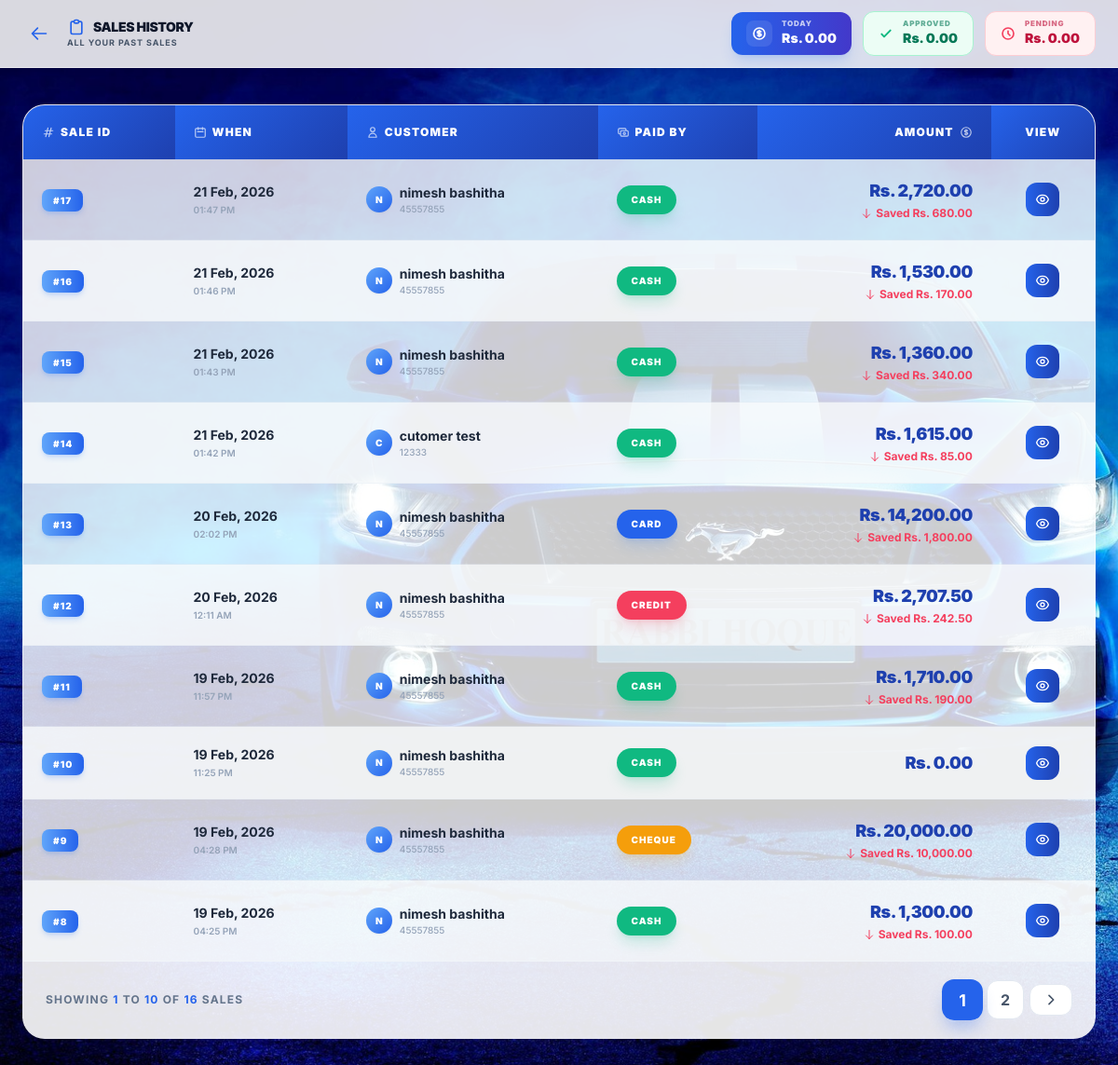
Page /cashier/history.php (signed in) on the earlier database version.
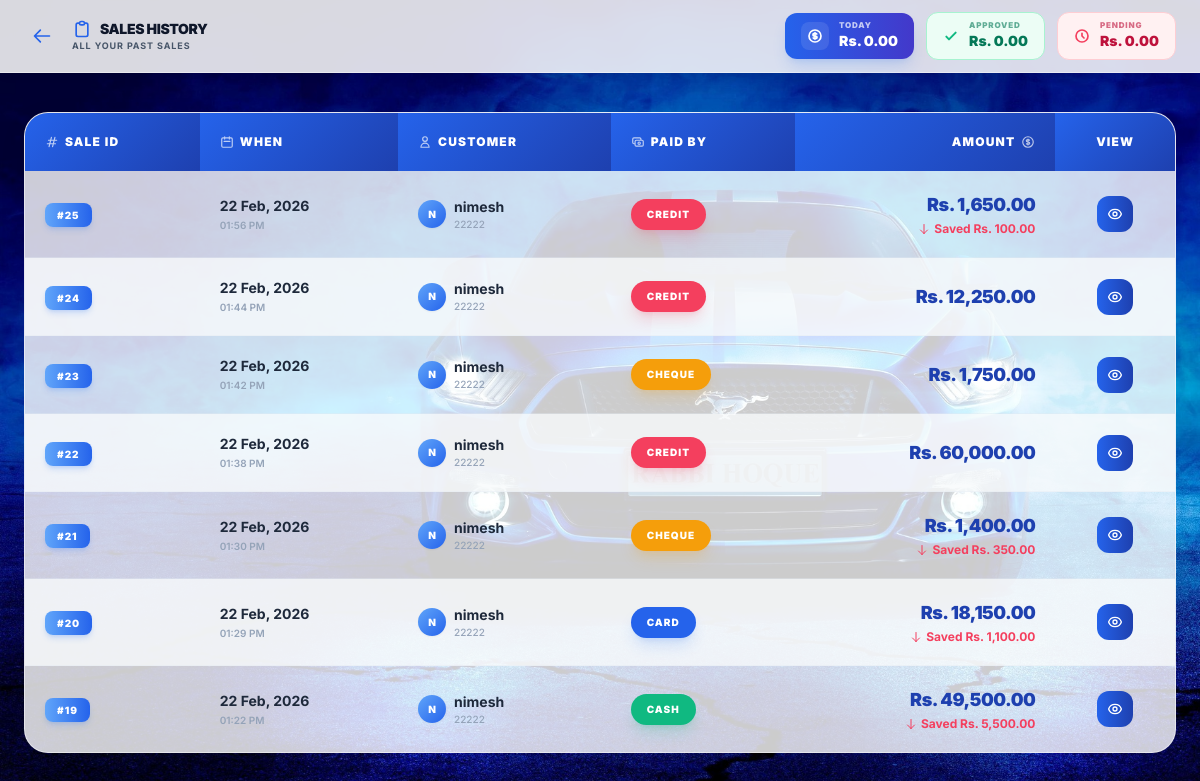
Same page on the later database version.
### tables this page shows
CREATE TABLE `sales` (
  `id` int(11) NOT NULL,
  `customer_id` int(11) DEFAULT NULL,
  `user_id` int(11) NOT NULL,
  `total_amount` decimal(15,2) NOT NULL,
  `discount` decimal(15,2) DEFAULT 0.00,
  `final_amount` decimal(15,2) NOT NULL,
  `payment_method` enum('cash','card','cheque','credit') NOT NULL,
  `created_at` datetime DEFAULT current_timestamp(),
  `payment_status` enum('pending','approved','rejected') DEFAULT 'approved'
);

CREATE TABLE `customers` (
  `id` int(11) NOT NULL,
  `name` varchar(100) NOT NULL,
  `contact` varchar(20) DEFAULT NULL,
  `address` text DEFAULT NULL,
  `created_at` datetime DEFAULT current_timestamp()
);

### cashier/history.php (the view, shortened to what the changed rows need)
<?php
require_once '../includes/config.php';
?>
<!DOCTYPE html>
<html lang="en">
<head>
    <script src="https://cdn.tailwindcss.com"></script>
</head>
<body class="bg-main min-h-screen relative">
    <nav class="glass-nav fixed w-full z-30 top-0">
        <div class="px-4 md:px-6 py-3 flex justify-between items-center max-w-7xl mx-auto">
            <div class="flex items-center gap-3">
                <div>
                    <h1 class="text-sm font-black text-slate-900 uppercase tracking-tight flex items-center gap-2">
                        <svg class="w-5 h-5 text-blue-600" fill="none" stroke="currentColor" stroke-width="2" viewBox="0 0 24 24"><path stroke-linecap="round" stroke-linejoin="round" d="M9 5H7a2 2 0 00-2 2v12a2 2 0 002 2h10a2 2 0 002-2V7a2 2 0 00-2-2h-2M9 5a2 2 0 002 2h2a2 2 0 002-2M9 5a2 2 0 012-2h2a2 2 0 012 2"></path></svg>
                        Sales History
                    </h1>
                </div>
            </div>
        </div>
    </nav>
    <div class="pt-28 px-3 md:px-6 max-w-7xl mx-auto animate-fade relative z-10 pb-8">
        <div class="glass-card overflow-hidden">
            <div class="overflow-x-auto">
                <table class="w-full text-left min-w-[700px] md:min-w-0">
                    <thead>
                        <tr>
                            <th>
                                <div class="flex items-center gap-1.5">
                                    <svg class="w-3.5 h-3.5 opacity-70" fill="none" stroke="currentColor" stroke-width="2" viewBox="0 0 24 24"><path stroke-linecap="round" stroke-linejoin="round" d="M7 20l4-16m2 16l4-16M6 9h14M4 15h14"></path></svg>
                                    Sale ID
                                </div>
                            </th>
                            <th>
                                <div class="flex items-center gap-1.5">
                                    <svg class="w-3.5 h-3.5 opacity-70" fill="none" stroke="currentColor" stroke-width="2" viewBox="0 0 24 24"><path stroke-linecap="round" stroke-linejoin="round" d="M8 7V3m8 4V3m-9 8h10M5 21h14a2 2 0 002-2V7a2 2 0 00-2-2H5a2 2 0 00-2 2v12a2 2 0 002 2z"></path></svg>
                                    When
                                </div>
                            </th>
                            <th>
                                <div class="flex items-center gap-1.5">
                                    <svg class="w-3.5 h-3.5 opacity-70" fill="none" stroke="currentColor" stroke-width="2" viewBox="0 0 24 24"><path stroke-linecap="round" stroke-linejoin="round" d="M16 7a4 4 0 11-8 0 4 4 0 018 0zM12 14a7 7 0 00-7 7h14a7 7 0 00-7-7z"></path></svg>
                                    Customer
                                </div>
                            </th>
                            <th>
                                <div class="flex items-center gap-1.5">
                                    Paid By
                                </div>
                            </th>
                            <th class="text-right">
                                <div class="flex items-center gap-1.5 justify-end">
                                    Amount
                                </div>
                            </th>
                            <th class="text-center">View</th>
                        </tr>
                    </thead>
                    <tbody>
                        <?php
                        $user_id = $_SESSION['id'];
                        $limit = 10;
                        $page = isset($_GET['page']) && is_numeric($_GET['page']) ? (int)$_GET['page'] : 1;
                        $offset = ($page - 1) * $limit;
                        $count_stmt = $pdo->prepare("SELECT COUNT(*) FROM sales WHERE user_id = ?");
                        $count_stmt->execute([$user_id]);
                        $total_records = $count_stmt->fetchColumn();
                        $total_pages = ceil($total_records / $limit);
                        $stmt = $pdo->prepare("SELECT s.*, c.name as cust_name, c.contact as cust_phone
                                              FROM sales s
                                              LEFT JOIN customers c ON s.customer_id = c.id
                                              WHERE s.user_id = ?
                                              ORDER BY s.created_at DESC
                                              LIMIT $limit OFFSET $offset");
                        $stmt->execute([$user_id]);
                        while($row = $stmt->fetch()):
                        ?>
                        <tr class="group">
                            <td>
                                <span class="bg-gradient-to-r from-blue-400 to-blue-600 text-white px-3 py-1.5 rounded-lg text-[10px] font-black tracking-widest shadow-md shadow-blue-500/20">#<?php echo $row['id']; ?></span>
                            </td>
                            <td>
                                <p class="text-sm font-bold text-slate-800"><?php echo date('d M, Y', strtotime($row['created_at'])); ?></p>
                                <p class="text-[10px] text-slate-400 font-semibold mt-0.5"><?php echo date('h:i A', strtotime($row['created_at'])); ?></p>
                            </td>
                            <td>
                                <div class="flex items-center gap-2">
                                    <div class="w-7 h-7 rounded-full bg-gradient-to-br from-blue-400 to-blue-600 flex items-center justify-center text-white text-[10px] font-black shadow-sm">
                                        <?php echo strtoupper(substr($row['cust_name'] ?: 'G', 0, 1)); ?>
                                    </div>
                                    <div>
                                        <p class="text-sm font-bold text-slate-800"><?php echo htmlspecialchars($row['cust_name'] ?: 'Guest'); ?></p>
                                        <p class="text-[10px] text-slate-400 font-medium"><?php echo htmlspecialchars($row['cust_phone'] ?: ''); ?></p>
                                    </div>
                                </div>
                            </td>
                            <td>
                                <?php
                                $method = $row['payment_method'];
                                $methodStyles = [
                                    'cash'   => 'bg-emerald-500 text-white shadow-emerald-500/20',
                                    'card'   => 'bg-blue-600 text-white shadow-blue-500/20',
                                    'cheque' => 'bg-amber-500 text-white shadow-amber-500/20',
                                    'credit' => 'bg-rose-500 text-white shadow-rose-500/20'
                                ];
                                $style = $methodStyles[$method] ?? 'bg-slate-500 text-white';
                                ?>
                                <span class="inline-flex items-center gap-1.5 text-[10px] font-black px-4 py-2 <?php echo $style; ?> rounded-full uppercase tracking-widest shadow-lg">
                                    <?php echo $method; ?>
                                </span>
                            </td>
                            <td class="text-right">
                                <p class="text-lg font-black text-blue-800 tracking-tight">Rs. <?php echo number_format($row['final_amount'], 2); ?></p>
                                <?php if($row['discount'] > 0): ?>
                                    <p class="text-xs text-rose-500 font-bold mt-0.5 flex items-center justify-end gap-1">
                                        <svg class="w-3 h-3" fill="none" stroke="currentColor" stroke-width="2" viewBox="0 0 24 24"><path stroke-linecap="round" stroke-linejoin="round" d="M19 14l-7 7m0 0l-7-7m7 7V3"></path></svg>
                                        Saved Rs. <?php echo number_format($row['discount'], 2); ?>
                                    </p>
                                <?php endif; ?>
                            </td>
                            <td class="text-center">
                                <button onclick="viewDetails(<?php echo $row['id']; ?>)" class="p-2.5 text-white bg-gradient-to-r from-blue-600 to-blue-800 rounded-xl hover:shadow-lg hover:shadow-blue-500/30 hover:scale-105 transition-all active:scale-95" title="View Details">
                                </button>
                            </td>
                        </tr>
                        <?php endwhile; ?>
                    </tbody>
                </table>
            </div>
            <?php if ($total_pages > 1): ?>
            <div class="px-6 py-5 bg-white/50 border-t border-slate-100 flex items-center justify-between gap-4 flex-wrap">
                <p class="text-xs font-bold text-slate-500 uppercase tracking-widest">
                    Showing <span class="text-blue-600"><?php echo $offset + 1; ?></span> to
                    <span class="text-blue-600"><?php echo min($offset + $limit, $total_records); ?></span> of
                    <span class="text-blue-600"><?php echo $total_records; ?></span> sales
                </p>
                <div class="flex items-center gap-1.5">
                    <?php
                    $start_page = max(1, $page - 2);
                    $end_page = min($total_pages, $page + 2);
                    for ($i = $start_page; $i <= $end_page; $i++):
                    ?>
                        <a href="?page=<?php echo $i; ?>" class="pagination-btn <?php echo $i == $page ? 'pagination-active' : 'pagination-inactive'; ?>">
                            <?php echo $i; ?>
                        </a>
                    <?php endfor; ?>
                    <?php if ($page < $total_pages): ?>
                        <a href="?page=<?php echo $page + 1; ?>" class="pagination-btn pagination-inactive">
                            <svg class="w-4 h-4" fill="none" stroke="currentColor" stroke-width="2.5" viewBox="0 0 24 24"><path stroke-linecap="round" stroke-linejoin="round" d="M9 5l7 7-7 7"></path></svg>
                        </a>
                    <?php endif; ?>
                </div>
            </div>
            <?php endif; ?>
        </div>
    </div>
</body>
</html>

Differences in the rows shown:
removed sales: id "17", created_at "21 Feb, 2026", created_at "01:47 PM", customer.name "N", customer.name "nimesh bashitha", customer.contact "45557855", payment_method "CASH", final_amount "2,720.00", discount "680.00"
removed sales: id "16", created_at "21 Feb, 2026", created_at "01:46 PM", customer.name "N", customer.name "nimesh bashitha", customer.contact "45557855", payment_method "CASH", final_amount "1,530.00", discount "170.00"
removed sales: id "15", created_at "21 Feb, 2026", created_at "01:43 PM", customer.name "N", customer.name "nimesh bashitha", customer.contact "45557855", payment_method "CASH", final_amount "1,360.00", discount "340.00"
removed sales: id "14", created_at "21 Feb, 2026", created_at "01:42 PM", customer.name "C", customer.name "cutomer test", customer.contact "12333", payment_method "CASH", final_amount "1,615.00", discount "85.00"
removed sales: id "13", created_at "20 Feb, 2026", created_at "02:02 PM", customer.name "N", customer.name "nimesh bashitha", customer.contact "45557855", payment_method "CARD", final_amount "14,200.00", discount "1,800.00"
removed sales: id "12", created_at "20 Feb, 2026", created_at "12:11 AM", customer.name "N", customer.name "nimesh bashitha", customer.contact "45557855", payment_method "CREDIT", final_amount "2,707.50", discount "242.50"
removed sales: id "11", created_at "19 Feb, 2026", created_at "11:57 PM", customer.name "N", customer.name "nimesh bashitha", customer.contact "45557855", payment_method "CASH", final_amount "1,710.00", discount "190.00"
removed sales: id "10", created_at "19 Feb, 2026", created_at "11:25 PM", customer.name "N", customer.name "nimesh bashitha", customer.contact "45557855", payment_method "CASH", final_amount "0.00"
removed sales: id "9", created_at "19 Feb, 2026", created_at "04:28 PM", customer.name "N", customer.name "nimesh bashitha", customer.contact "45557855", payment_method "CHEQUE", final_amount "20,000.00", discount "10,000.00"
removed sales: id "8", created_at "19 Feb, 2026", created_at "04:25 PM", customer.name "N", customer.name "nimesh bashitha", customer.contact "45557855", payment_method "CASH", final_amount "1,300.00", discount "100.00"
added sales: id "25", created_at "22 Feb, 2026", created_at "01:56 PM", customer.name "N", customer.name "nimesh", customer.contact "22222", payment_method "CREDIT", final_amount "1,650.00", discount "100.00"
added sales: id "24", created_at "22 Feb, 2026", created_at "01:44 PM", customer.name "N", customer.name "nimesh", customer.contact "22222", payment_method "CREDIT", final_amount "12,250.00"
added sales: id "23", created_at "22 Feb, 2026", created_at "01:42 PM", customer.name "N", customer.name "nimesh", customer.contact "22222", payment_method "CHEQUE", final_amount "1,750.00"
added sales: id "22", created_at "22 Feb, 2026", created_at "01:38 PM", customer.name "N", customer.name "nimesh", customer.contact "22222", payment_method "CREDIT", final_amount "60,000.00"
added sales: id "21", created_at "22 Feb, 2026", created_at "01:30 PM", customer.name "N", customer.name "nimesh", customer.contact "22222", payment_method "CHEQUE", final_amount "1,400.00", discount "350.00"
added sales: id "20", created_at "22 Feb, 2026", created_at "01:29 PM", customer.name "N", customer.name "nimesh", customer.contact "22222", payment_method "CARD", final_amount "18,150.00", discount "1,100.00"
added sales: id "19", created_at "22 Feb, 2026", created_at "01:22 PM", customer.name "N", customer.name "nimesh", customer.contact "22222", payment_method "CASH", final_amount "49,500.00", discount "5,500.00"
Other differences:
$offset + 1: "1" → (not shown)
min($offset + $limit, $total_records): "10" → (not shown)
$total_records: "16" → (not shown)
text no longer shown: "SHOWING TO OF SALES"
list line gone: "1"
list line gone: "2"
